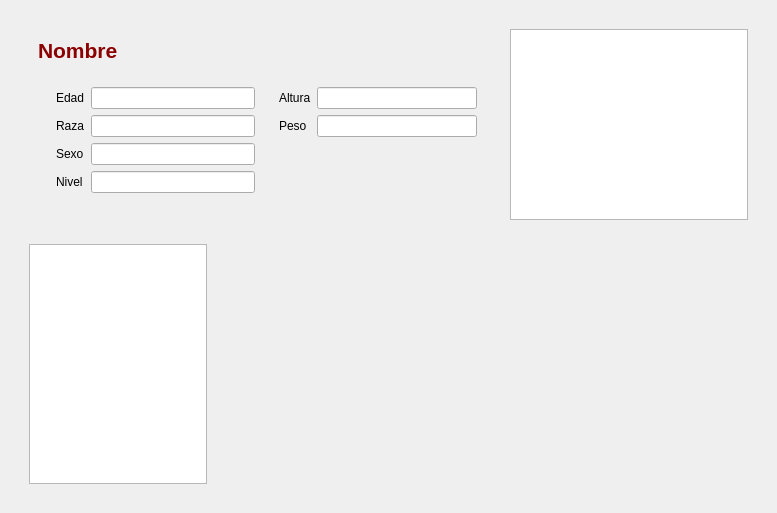
<?xml version="1.0" encoding="UTF-8"?>
<ui version="4.0">
 <class>CharacterWidget</class>
 <widget class="QWidget" name="CharacterWidget">
  <property name="geometry">
   <rect>
    <x>0</x>
    <y>0</y>
    <width>777</width>
    <height>513</height>
   </rect>
  </property>
  <property name="windowTitle">
   <string>Form</string>
  </property>
  <layout class="QHBoxLayout" name="horizontalLayout_4">
   <item>
    <widget class="QWidget" name="widget_8" native="true">
     <layout class="QVBoxLayout" name="verticalLayout_3" stretch="1,4">
      <item>
       <widget class="QWidget" name="widget_3" native="true">
        <layout class="QHBoxLayout" name="horizontalLayout_2" stretch="2,1">
         <item>
          <widget class="QWidget" name="widget_6" native="true">
           <layout class="QVBoxLayout" name="verticalLayout_2">
            <item>
             <widget class="QLabel" name="label">
              <property name="text">
               <string>&lt;span style=&quot; font-size:16pt; font-weight:bold; color:darkred;&quot;&gt;Nombre&lt;/span&gt;</string>
              </property>
             </widget>
            </item>
            <item>
             <widget class="QWidget" name="widget_7" native="true">
              <layout class="QHBoxLayout" name="horizontalLayout_3">
               <item>
                <widget class="QWidget" name="widget_4" native="true">
                 <layout class="QFormLayout" name="formLayout">
                  <property name="fieldGrowthPolicy">
                   <enum>QFormLayout::AllNonFixedFieldsGrow</enum>
                  </property>
                  <item row="1" column="1">
                   <widget class="QLineEdit" name="lineEdit_2"/>
                  </item>
                  <item row="1" column="0">
                   <widget class="QLabel" name="label_2">
                    <property name="text">
                     <string>Edad</string>
                    </property>
                   </widget>
                  </item>
                  <item row="2" column="1">
                   <widget class="QLineEdit" name="lineEdit"/>
                  </item>
                  <item row="3" column="1">
                   <widget class="QLineEdit" name="lineEdit_3"/>
                  </item>
                  <item row="4" column="1">
                   <widget class="QLineEdit" name="lineEdit_4"/>
                  </item>
                  <item row="2" column="0">
                   <widget class="QLabel" name="label_3">
                    <property name="text">
                     <string>Raza</string>
                    </property>
                   </widget>
                  </item>
                  <item row="3" column="0">
                   <widget class="QLabel" name="label_4">
                    <property name="text">
                     <string>Sexo</string>
                    </property>
                   </widget>
                  </item>
                  <item row="4" column="0">
                   <widget class="QLabel" name="label_5">
                    <property name="text">
                     <string>Nivel</string>
                    </property>
                   </widget>
                  </item>
                 </layout>
                </widget>
               </item>
               <item>
                <widget class="QWidget" name="widget_5" native="true">
                 <layout class="QFormLayout" name="formLayout_2">
                  <property name="fieldGrowthPolicy">
                   <enum>QFormLayout::ExpandingFieldsGrow</enum>
                  </property>
                  <item row="1" column="0">
                   <widget class="QLabel" name="label_7">
                    <property name="text">
                     <string>Altura</string>
                    </property>
                   </widget>
                  </item>
                  <item row="1" column="1">
                   <widget class="QLineEdit" name="lineEdit_6"/>
                  </item>
                  <item row="2" column="0">
                   <widget class="QLabel" name="label_8">
                    <property name="text">
                     <string>Peso</string>
                    </property>
                   </widget>
                  </item>
                  <item row="2" column="1">
                   <widget class="QLineEdit" name="lineEdit_7"/>
                  </item>
                 </layout>
                </widget>
               </item>
              </layout>
             </widget>
            </item>
           </layout>
          </widget>
         </item>
         <item>
          <widget class="QGraphicsView" name="graphicsView"/>
         </item>
        </layout>
       </widget>
      </item>
      <item>
       <widget class="QWidget" name="widget" native="true">
        <layout class="QHBoxLayout" name="horizontalLayout" stretch="1,3">
         <item>
          <widget class="QListWidget" name="listWidget"/>
         </item>
         <item>
          <widget class="QWidget" name="widget_2" native="true"/>
         </item>
        </layout>
       </widget>
      </item>
     </layout>
    </widget>
   </item>
  </layout>
 </widget>
 <resources/>
 <connections/>
</ui>
